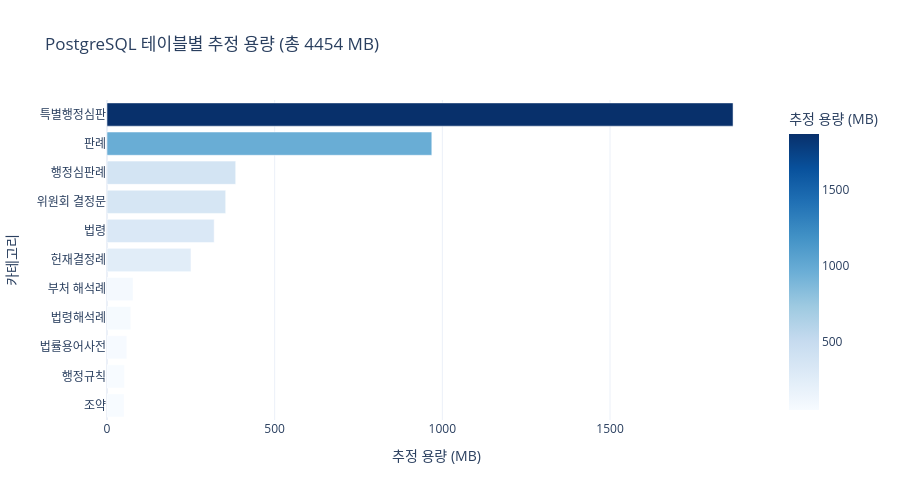

Notebook code for this chart:
### Code cell
# ── PostgreSQL 테이블별 추정 용량 stacked bar ────────────
fig = px.bar(
    df_pg,
    x="추정 용량 (MB)",
    y="카테고리",
    orientation="h",
    title=f"PostgreSQL 테이블별 추정 용량 (총 {total_pg_mb:.0f} MB)",
    hover_data=["레코드 수", "평균 행 크기 (KB)"],
    color="추정 용량 (MB)",
    color_continuous_scale="Blues",
)
fig.update_layout(height=500, showlegend=False)
fig.show()

### Figure 1 — Plotly figure (JSON) as saved in the notebook; plotly's stock layout.template omitted (floating-point values rounded to 4 significant figures)
{"data": [{"customdata": [[3589.0, 9.71], [5258.0, 6.71], [81490.0, 0.49], [8597.0, 5.63], [37320.0, 1.42], [31720.0, 5.39], [5548.0, 39.33], [56800.0, 4.25], [34250.0, 7.65], [92060.0, 7.18], [148800.0, 8.57]], "hovertemplate": "추정 용량 (MB)=%{marker.color}<br>카테고리=%{y}<br>레코드 수=%{customdata[0]}<br>평균 행 크기 (KB)=%{customdata[1]}<extra></extra>", "legendgroup": "", "marker": {"color": [51.0, 51.7, 59.1, 70.9, 77.6, 250.4, 319.6, 353.9, 383.8, 968.6, 1867.0], "coloraxis": "coloraxis", "pattern": {"shape": ""}}, "name": "", "orientation": "h", "showlegend": false, "textposition": "auto", "type": "bar", "x": [51.0, 51.7, 59.1, 70.9, 77.6, 250.4, 319.6, 353.9, 383.8, 968.6, 1867.0], "xaxis": "x", "y": ["조약", "행정규칙", "법률용어사전", "법령해석례", "부처 해석례", "헌재결정례", "법령", "위원회 결정문", "행정심판례", "판례", "특별행정심판"], "yaxis": "y"}], "layout": {"barmode": "relative", "coloraxis": {"colorbar": {"title": {"text": "추정 용량 (MB)"}}, "colorscale": [[0, "rgb(247,251,255)"], [0.125, "rgb(222,235,247)"], [0.25, "rgb(198,219,239)"], [0.375, "rgb(158,202,225)"], [0.5, "rgb(107,174,214)"], [0.625, "rgb(66,146,198)"], [0.75, "rgb(33,113,181)"], [0.875, "rgb(8,81,156)"], [1, "rgb(8,48,107)"]]}, "height": 500, "legend": {"tracegroupgap": 0}, "showlegend": false, "title": {"text": "PostgreSQL 테이블별 추정 용량 (총 4454 MB)"}, "xaxis": {"anchor": "y", "domain": [0, 1], "title": {"text": "추정 용량 (MB)"}}, "yaxis": {"anchor": "x", "domain": [0, 1], "title": {"text": "카테고리"}}}}
